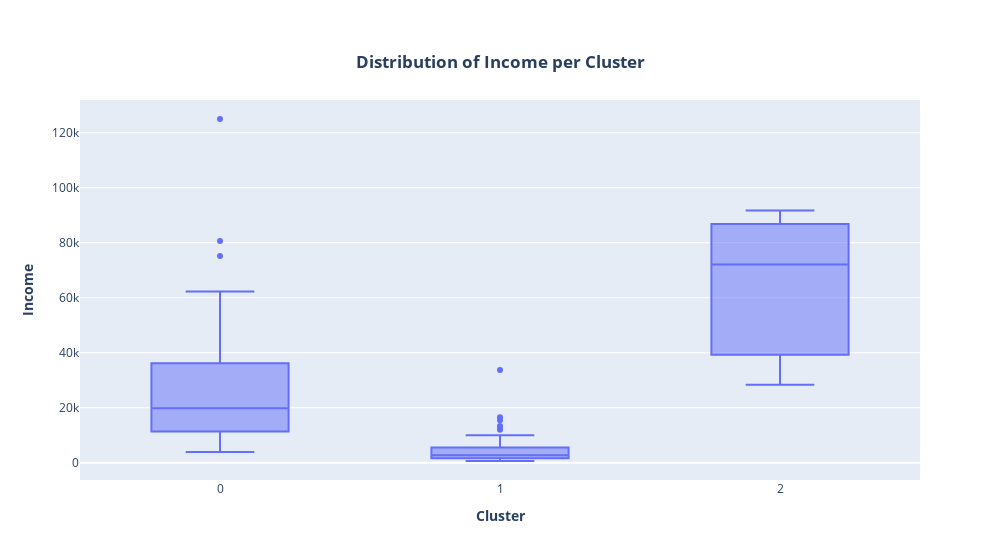

Notebook source saved alongside this figure:
### Code cell
# Distribution of Income per Cluster
box_plot_cluster_vs_feature(kmeans_df, column="income")

### Figure 1 — Plotly figure (JSON) as saved in the notebook; plotly's stock layout.template omitted (floating-point values rounded to 4 significant figures; data arrays with more than 128 entries replaced by an {"elided": "..."} marker saying what was removed)
{"data": [{"alignmentgroup": "True", "hovertemplate": "cluster=%{x}<br>income=%{y}<extra></extra>", "legendgroup": "", "marker": {"color": "#636efa"}, "name": "", "notched": false, "offsetgroup": "", "orientation": "v", "showlegend": false, "type": "box", "x": {"elided": "167 int values"}, "x0": " ", "xaxis": "x", "y": {"elided": "167 int values"}, "y0": " ", "yaxis": "y"}], "layout": {"boxmode": "group", "legend": {"tracegroupgap": 0}, "title": {"text": "<b>Distribution of Income per Cluster</b>", "x": 0.5, "xanchor": "center", "y": 0.9, "yanchor": "top"}, "width": 1000, "xaxis": {"anchor": "y", "domain": [0, 1], "title": {"text": "<b>Cluster</b>"}}, "yaxis": {"anchor": "x", "domain": [0, 1], "title": {"text": "<b>Income</b>"}}}}
